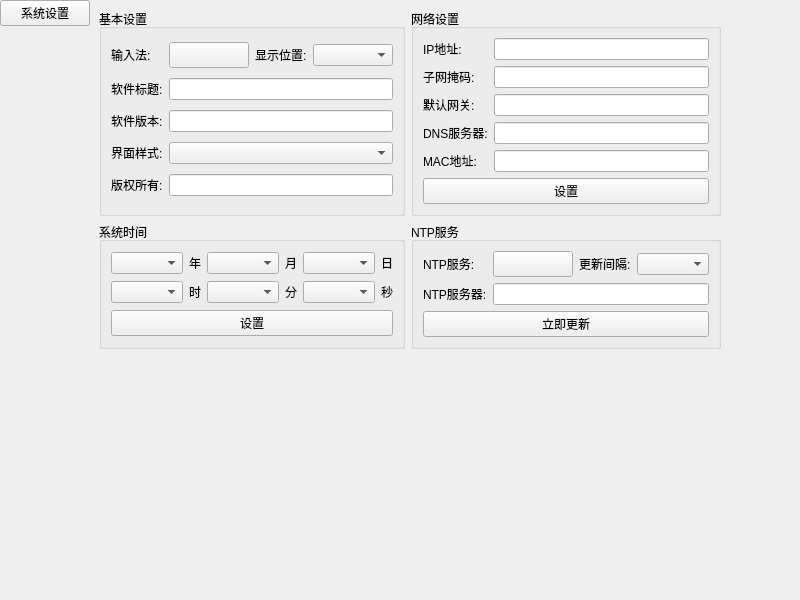
<?xml version="1.0" encoding="UTF-8"?>
<ui version="4.0">
 <class>frmConfig</class>
 <widget class="QWidget" name="frmConfig">
  <property name="geometry">
   <rect>
    <x>0</x>
    <y>0</y>
    <width>800</width>
    <height>600</height>
   </rect>
  </property>
  <layout class="QHBoxLayout" name="horizontalLayout">
   <property name="spacing">
    <number>0</number>
   </property>
   <property name="leftMargin">
    <number>0</number>
   </property>
   <property name="topMargin">
    <number>0</number>
   </property>
   <property name="rightMargin">
    <number>0</number>
   </property>
   <property name="bottomMargin">
    <number>0</number>
   </property>
   <item>
    <widget class="QWidget" name="widget_left" native="true">
     <property name="minimumSize">
      <size>
       <width>90</width>
       <height>0</height>
      </size>
     </property>
     <property name="maximumSize">
      <size>
       <width>90</width>
       <height>16777215</height>
      </size>
     </property>
     <layout class="QVBoxLayout" name="verticalLayout_4">
      <property name="spacing">
       <number>0</number>
      </property>
      <property name="leftMargin">
       <number>0</number>
      </property>
      <property name="topMargin">
       <number>0</number>
      </property>
      <property name="rightMargin">
       <number>0</number>
      </property>
      <property name="bottomMargin">
       <number>0</number>
      </property>
      <item>
       <widget class="QPushButton" name="btnConfig">
        <property name="text">
         <string>系统设置</string>
        </property>
        <property name="checkable">
         <bool>true</bool>
        </property>
       </widget>
      </item>
      <item>
       <spacer name="verticalSpacer">
        <property name="orientation">
         <enum>Qt::Vertical</enum>
        </property>
        <property name="sizeHint" stdset="0">
         <size>
          <width>20</width>
          <height>40</height>
         </size>
        </property>
       </spacer>
      </item>
     </layout>
    </widget>
   </item>
   <item>
    <widget class="QStackedWidget" name="stackedWidget">
     <property name="currentIndex">
      <number>0</number>
     </property>
     <widget class="QWidget" name="page_config">
      <property name="styleSheet">
       <string notr="true"/>
      </property>
      <layout class="QGridLayout" name="gridLayout_5">
       <item row="0" column="0">
        <widget class="QGroupBox" name="gboxBase">
         <property name="styleSheet">
          <string notr="true"/>
         </property>
         <property name="title">
          <string>基本设置</string>
         </property>
         <layout class="QGridLayout" name="gridLayout_4">
          <item row="0" column="1">
           <widget class="SwitchButton" name="btnUseInput">
            <property name="minimumSize">
             <size>
              <width>80</width>
              <height>26</height>
             </size>
            </property>
            <property name="maximumSize">
             <size>
              <width>80</width>
              <height>26</height>
             </size>
            </property>
            <property name="text">
             <string/>
            </property>
           </widget>
          </item>
          <item row="3" column="0">
           <widget class="QLabel" name="labTitle">
            <property name="text">
             <string>软件标题:</string>
            </property>
           </widget>
          </item>
          <item row="4" column="0">
           <widget class="QLabel" name="labVersion">
            <property name="text">
             <string>软件版本:</string>
            </property>
           </widget>
          </item>
          <item row="7" column="0">
           <widget class="QLabel" name="labAuthor">
            <property name="text">
             <string>版权所有:</string>
            </property>
           </widget>
          </item>
          <item row="6" column="0">
           <widget class="QLabel" name="labStyleName">
            <property name="text">
             <string>界面样式:</string>
            </property>
           </widget>
          </item>
          <item row="0" column="0">
           <widget class="QLabel" name="labUseInput">
            <property name="text">
             <string>输入法:</string>
            </property>
           </widget>
          </item>
          <item row="0" column="2">
           <widget class="QLabel" name="labInputPosition">
            <property name="text">
             <string>显示位置:</string>
            </property>
           </widget>
          </item>
          <item row="0" column="3">
           <widget class="QComboBox" name="cboxInputPosition">
            <property name="sizePolicy">
             <sizepolicy hsizetype="Expanding" vsizetype="Fixed">
              <horstretch>0</horstretch>
              <verstretch>0</verstretch>
             </sizepolicy>
            </property>
           </widget>
          </item>
          <item row="3" column="1" colspan="3">
           <widget class="QLineEdit" name="txtTitle"/>
          </item>
          <item row="4" column="1" colspan="3">
           <widget class="QLineEdit" name="txtVersion">
            <property name="readOnly">
             <bool>true</bool>
            </property>
           </widget>
          </item>
          <item row="6" column="1" colspan="3">
           <widget class="QComboBox" name="cboxStyleName"/>
          </item>
          <item row="7" column="1" colspan="3">
           <widget class="QLineEdit" name="txtAuthor">
            <property name="readOnly">
             <bool>true</bool>
            </property>
           </widget>
          </item>
         </layout>
        </widget>
       </item>
       <item row="0" column="1">
        <widget class="QGroupBox" name="gboxNetConfig">
         <property name="title">
          <string>网络设置</string>
         </property>
         <layout class="QGridLayout" name="gridLayout">
          <item row="0" column="0">
           <widget class="QLabel" name="labNetIP">
            <property name="text">
             <string>IP地址:</string>
            </property>
           </widget>
          </item>
          <item row="6" column="0" colspan="2">
           <widget class="QPushButton" name="btnSetNet">
            <property name="text">
             <string>设置</string>
            </property>
           </widget>
          </item>
          <item row="1" column="1">
           <widget class="QLineEdit" name="txtNetMask"/>
          </item>
          <item row="0" column="1">
           <widget class="QLineEdit" name="txtNetIP"/>
          </item>
          <item row="3" column="1">
           <widget class="QLineEdit" name="txtNetDNS"/>
          </item>
          <item row="2" column="1">
           <widget class="QLineEdit" name="txtNetGateway"/>
          </item>
          <item row="3" column="0">
           <widget class="QLabel" name="labNetDNS">
            <property name="text">
             <string>DNS服务器:</string>
            </property>
           </widget>
          </item>
          <item row="1" column="0">
           <widget class="QLabel" name="labNetMask">
            <property name="text">
             <string>子网掩码:</string>
            </property>
           </widget>
          </item>
          <item row="2" column="0">
           <widget class="QLabel" name="labNetGateway">
            <property name="text">
             <string>默认网关:</string>
            </property>
           </widget>
          </item>
          <item row="4" column="0">
           <widget class="QLabel" name="labNetMac">
            <property name="text">
             <string>MAC地址:</string>
            </property>
           </widget>
          </item>
          <item row="4" column="1">
           <widget class="QLineEdit" name="txtNetMac"/>
          </item>
         </layout>
        </widget>
       </item>
       <item row="0" column="2">
        <spacer name="horizontalSpacer">
         <property name="orientation">
          <enum>Qt::Horizontal</enum>
         </property>
         <property name="sizeHint" stdset="0">
          <size>
           <width>34</width>
           <height>20</height>
          </size>
         </property>
        </spacer>
       </item>
       <item row="1" column="0">
        <widget class="QGroupBox" name="gboxTimeConfig">
         <property name="title">
          <string>系统时间</string>
         </property>
         <layout class="QGridLayout" name="gridLayout_2">
          <item row="0" column="0">
           <widget class="QComboBox" name="cboxYear">
            <property name="sizePolicy">
             <sizepolicy hsizetype="Expanding" vsizetype="Fixed">
              <horstretch>0</horstretch>
              <verstretch>0</verstretch>
             </sizepolicy>
            </property>
           </widget>
          </item>
          <item row="0" column="1">
           <widget class="QLabel" name="labYear">
            <property name="text">
             <string>年</string>
            </property>
           </widget>
          </item>
          <item row="0" column="2">
           <widget class="QComboBox" name="cboxMonth">
            <property name="sizePolicy">
             <sizepolicy hsizetype="Expanding" vsizetype="Fixed">
              <horstretch>0</horstretch>
              <verstretch>0</verstretch>
             </sizepolicy>
            </property>
           </widget>
          </item>
          <item row="0" column="3">
           <widget class="QLabel" name="labMonth">
            <property name="text">
             <string>月</string>
            </property>
           </widget>
          </item>
          <item row="0" column="4">
           <widget class="QComboBox" name="cboxDay">
            <property name="sizePolicy">
             <sizepolicy hsizetype="Expanding" vsizetype="Fixed">
              <horstretch>0</horstretch>
              <verstretch>0</verstretch>
             </sizepolicy>
            </property>
           </widget>
          </item>
          <item row="0" column="5">
           <widget class="QLabel" name="labDay">
            <property name="text">
             <string>日</string>
            </property>
           </widget>
          </item>
          <item row="1" column="0">
           <widget class="QComboBox" name="cboxHour">
            <property name="sizePolicy">
             <sizepolicy hsizetype="Expanding" vsizetype="Fixed">
              <horstretch>0</horstretch>
              <verstretch>0</verstretch>
             </sizepolicy>
            </property>
           </widget>
          </item>
          <item row="1" column="1">
           <widget class="QLabel" name="labHour">
            <property name="text">
             <string>时</string>
            </property>
           </widget>
          </item>
          <item row="1" column="2">
           <widget class="QComboBox" name="cboxMin">
            <property name="sizePolicy">
             <sizepolicy hsizetype="Expanding" vsizetype="Fixed">
              <horstretch>0</horstretch>
              <verstretch>0</verstretch>
             </sizepolicy>
            </property>
           </widget>
          </item>
          <item row="1" column="3">
           <widget class="QLabel" name="labMin">
            <property name="text">
             <string>分</string>
            </property>
           </widget>
          </item>
          <item row="1" column="4">
           <widget class="QComboBox" name="cboxSec">
            <property name="sizePolicy">
             <sizepolicy hsizetype="Expanding" vsizetype="Fixed">
              <horstretch>0</horstretch>
              <verstretch>0</verstretch>
             </sizepolicy>
            </property>
           </widget>
          </item>
          <item row="1" column="5">
           <widget class="QLabel" name="labSec">
            <property name="text">
             <string>秒</string>
            </property>
           </widget>
          </item>
          <item row="2" column="0" colspan="6">
           <widget class="QPushButton" name="btnSetTime">
            <property name="text">
             <string>设置</string>
            </property>
           </widget>
          </item>
         </layout>
        </widget>
       </item>
       <item row="1" column="1">
        <widget class="QGroupBox" name="gboxNTP">
         <property name="title">
          <string>NTP服务</string>
         </property>
         <layout class="QGridLayout" name="gridLayout_3">
          <item row="0" column="2">
           <widget class="QLabel" name="labNTPInterval">
            <property name="text">
             <string>更新间隔:</string>
            </property>
           </widget>
          </item>
          <item row="0" column="1">
           <widget class="SwitchButton" name="btnUseNTP">
            <property name="minimumSize">
             <size>
              <width>80</width>
              <height>26</height>
             </size>
            </property>
            <property name="maximumSize">
             <size>
              <width>80</width>
              <height>26</height>
             </size>
            </property>
            <property name="text">
             <string/>
            </property>
           </widget>
          </item>
          <item row="0" column="0">
           <widget class="QLabel" name="labUseNTP">
            <property name="text">
             <string>NTP服务:</string>
            </property>
           </widget>
          </item>
          <item row="2" column="0">
           <widget class="QLabel" name="labNTPIP">
            <property name="text">
             <string>NTP服务器:</string>
            </property>
           </widget>
          </item>
          <item row="0" column="3">
           <widget class="QComboBox" name="cboxNTPInterval">
            <property name="sizePolicy">
             <sizepolicy hsizetype="Expanding" vsizetype="Fixed">
              <horstretch>0</horstretch>
              <verstretch>0</verstretch>
             </sizepolicy>
            </property>
           </widget>
          </item>
          <item row="2" column="1" colspan="3">
           <widget class="QLineEdit" name="txtNTPIP"/>
          </item>
          <item row="3" column="0" colspan="4">
           <widget class="QPushButton" name="btnNTP">
            <property name="text">
             <string>立即更新</string>
            </property>
           </widget>
          </item>
         </layout>
        </widget>
       </item>
       <item row="2" column="0">
        <spacer name="spacer">
         <property name="orientation">
          <enum>Qt::Vertical</enum>
         </property>
         <property name="sizeHint" stdset="0">
          <size>
           <width>20</width>
           <height>551</height>
          </size>
         </property>
        </spacer>
       </item>
      </layout>
     </widget>
    </widget>
   </item>
  </layout>
 </widget>
 <customwidgets>
  <customwidget>
   <class>SwitchButton</class>
   <extends>QPushButton</extends>
   <header location="global">usercontrol/switchbutton.h</header>
  </customwidget>
 </customwidgets>
 <resources/>
 <connections/>
</ui>
